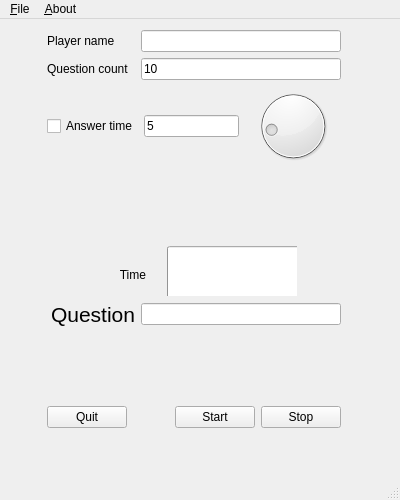
<?xml version="1.0" encoding="UTF-8"?>
<ui version="4.0">
 <class>MainWindow</class>
 <widget class="QMainWindow" name="MainWindow">
  <property name="geometry">
   <rect>
    <x>0</x>
    <y>0</y>
    <width>400</width>
    <height>500</height>
   </rect>
  </property>
  <property name="sizePolicy">
   <sizepolicy hsizetype="Fixed" vsizetype="Fixed">
    <horstretch>0</horstretch>
    <verstretch>0</verstretch>
   </sizepolicy>
  </property>
  <property name="maximumSize">
   <size>
    <width>400</width>
    <height>500</height>
   </size>
  </property>
  <property name="windowTitle">
   <string>Mathgame</string>
  </property>
  <widget class="QWidget" name="centralWidget">
   <widget class="QWidget" name="layoutWidget">
    <property name="geometry">
     <rect>
      <x>36</x>
      <y>0</y>
      <width>316</width>
      <height>420</height>
     </rect>
    </property>
    <layout class="QVBoxLayout" name="verticalLayout_3">
     <item>
      <layout class="QVBoxLayout" name="verticalLayout_2">
       <item>
        <layout class="QHBoxLayout" name="horizontalLayout_6">
         <item>
          <widget class="QLabel" name="label_2">
           <property name="text">
            <string>Player name</string>
           </property>
          </widget>
         </item>
         <item>
          <widget class="QLineEdit" name="playerName">
           <property name="maximumSize">
            <size>
             <width>200</width>
             <height>16777215</height>
            </size>
           </property>
           <property name="text">
            <string/>
           </property>
          </widget>
         </item>
        </layout>
       </item>
       <item>
        <layout class="QHBoxLayout" name="horizontalLayout_7">
         <item>
          <widget class="QLabel" name="label_3">
           <property name="text">
            <string>Question count</string>
           </property>
          </widget>
         </item>
         <item>
          <widget class="QLineEdit" name="questionCount">
           <property name="maximumSize">
            <size>
             <width>200</width>
             <height>16777215</height>
            </size>
           </property>
           <property name="text">
            <string>10</string>
           </property>
          </widget>
         </item>
        </layout>
       </item>
       <item>
        <layout class="QHBoxLayout" name="horizontalLayout_2">
         <item>
          <widget class="QCheckBox" name="timeUsed">
           <property name="text">
            <string>Answer time</string>
           </property>
          </widget>
         </item>
         <item>
          <widget class="QLineEdit" name="answerTimeValue">
           <property name="maximumSize">
            <size>
             <width>100</width>
             <height>16777215</height>
            </size>
           </property>
           <property name="text">
            <string>5</string>
           </property>
           <property name="readOnly">
            <bool>true</bool>
           </property>
          </widget>
         </item>
         <item>
          <widget class="QDial" name="answerTime">
           <property name="maximumSize">
            <size>
             <width>16777215</width>
             <height>80</height>
            </size>
           </property>
           <property name="maximum">
            <number>30</number>
           </property>
           <property name="pageStep">
            <number>5</number>
           </property>
           <property name="value">
            <number>5</number>
           </property>
          </widget>
         </item>
        </layout>
       </item>
      </layout>
     </item>
     <item>
      <spacer name="verticalSpacer">
       <property name="orientation">
        <enum>Qt::Vertical</enum>
       </property>
       <property name="sizeHint" stdset="0">
        <size>
         <width>20</width>
         <height>50</height>
        </size>
       </property>
      </spacer>
     </item>
     <item>
      <layout class="QVBoxLayout" name="verticalLayout">
       <property name="sizeConstraint">
        <enum>QLayout::SetMaximumSize</enum>
       </property>
       <item>
        <widget class="QWidget" name="widget" native="true">
         <property name="sizePolicy">
          <sizepolicy hsizetype="Fixed" vsizetype="Fixed">
           <horstretch>0</horstretch>
           <verstretch>0</verstretch>
          </sizepolicy>
         </property>
         <property name="minimumSize">
          <size>
           <width>250</width>
           <height>50</height>
          </size>
         </property>
         <widget class="QProgressBar" name="progress">
          <property name="enabled">
           <bool>true</bool>
          </property>
          <property name="geometry">
           <rect>
            <x>120</x>
            <y>0</y>
            <width>181</width>
            <height>61</height>
           </rect>
          </property>
          <property name="sizePolicy">
           <sizepolicy hsizetype="Maximum" vsizetype="Maximum">
            <horstretch>0</horstretch>
            <verstretch>0</verstretch>
           </sizepolicy>
          </property>
          <property name="maximumSize">
           <size>
            <width>200</width>
            <height>16777215</height>
           </size>
          </property>
          <property name="value">
           <number>0</number>
          </property>
          <property name="textVisible">
           <bool>false</bool>
          </property>
          <property name="format">
           <string/>
          </property>
         </widget>
         <widget class="QLabel" name="label">
          <property name="geometry">
           <rect>
            <x>40</x>
            <y>20</y>
            <width>59</width>
            <height>18</height>
           </rect>
          </property>
          <property name="text">
           <string>Time</string>
          </property>
          <property name="alignment">
           <set>Qt::AlignRight|Qt::AlignTrailing|Qt::AlignVCenter</set>
          </property>
         </widget>
        </widget>
       </item>
       <item>
        <layout class="QHBoxLayout" name="horizontalLayout">
         <property name="sizeConstraint">
          <enum>QLayout::SetMaximumSize</enum>
         </property>
         <item>
          <widget class="QLabel" name="question">
           <property name="font">
            <font>
             <pointsize>16</pointsize>
            </font>
           </property>
           <property name="text">
            <string>Question</string>
           </property>
           <property name="alignment">
            <set>Qt::AlignRight|Qt::AlignTrailing|Qt::AlignVCenter</set>
           </property>
          </widget>
         </item>
         <item>
          <widget class="QLineEdit" name="answer">
           <property name="maximumSize">
            <size>
             <width>200</width>
             <height>16777215</height>
            </size>
           </property>
          </widget>
         </item>
        </layout>
       </item>
      </layout>
     </item>
     <item>
      <spacer name="verticalSpacer_2">
       <property name="orientation">
        <enum>Qt::Vertical</enum>
       </property>
       <property name="sizeHint" stdset="0">
        <size>
         <width>20</width>
         <height>50</height>
        </size>
       </property>
      </spacer>
     </item>
     <item>
      <layout class="QHBoxLayout" name="horizontalLayout_4">
       <item>
        <widget class="QPushButton" name="btnQuit">
         <property name="text">
          <string>Quit</string>
         </property>
        </widget>
       </item>
       <item>
        <spacer name="horizontalSpacer">
         <property name="orientation">
          <enum>Qt::Horizontal</enum>
         </property>
         <property name="sizeHint" stdset="0">
          <size>
           <width>40</width>
           <height>20</height>
          </size>
         </property>
        </spacer>
       </item>
       <item>
        <layout class="QHBoxLayout" name="horizontalLayout_3">
         <item>
          <widget class="QPushButton" name="btnStart">
           <property name="text">
            <string>Start</string>
           </property>
          </widget>
         </item>
         <item>
          <widget class="QPushButton" name="btnStop">
           <property name="text">
            <string>Stop</string>
           </property>
          </widget>
         </item>
        </layout>
       </item>
      </layout>
     </item>
    </layout>
   </widget>
  </widget>
  <widget class="QMenuBar" name="menuBar">
   <property name="geometry">
    <rect>
     <x>0</x>
     <y>0</y>
     <width>400</width>
     <height>30</height>
    </rect>
   </property>
   <widget class="QMenu" name="menuFile">
    <property name="title">
     <string>&amp;File</string>
    </property>
    <addaction name="action_New_Game"/>
    <addaction name="action_StopGame"/>
    <addaction name="action_Quit"/>
    <addaction name="separator"/>
    <addaction name="action_Settings"/>
   </widget>
   <widget class="QMenu" name="menu_About">
    <property name="title">
     <string>&amp;About</string>
    </property>
    <addaction name="action_Game"/>
   </widget>
   <addaction name="menuFile"/>
   <addaction name="menu_About"/>
  </widget>
  <widget class="QStatusBar" name="statusBar"/>
  <action name="action_Settings">
   <property name="text">
    <string>&amp;Settings</string>
   </property>
   <property name="shortcut">
    <string>Ctrl+S</string>
   </property>
  </action>
  <action name="action_New_Game">
   <property name="text">
    <string>&amp;New Game</string>
   </property>
   <property name="shortcut">
    <string>Ctrl+G</string>
   </property>
  </action>
  <action name="action_Quit">
   <property name="text">
    <string>&amp;Quit</string>
   </property>
   <property name="shortcut">
    <string>Ctrl+Q</string>
   </property>
  </action>
  <action name="action_Game">
   <property name="text">
    <string>&amp;Game</string>
   </property>
   <property name="shortcut">
    <string>Ctrl+A</string>
   </property>
  </action>
  <action name="action_StopGame">
   <property name="text">
    <string>Sto&amp;pGame</string>
   </property>
   <property name="shortcut">
    <string>Ctrl+P</string>
   </property>
  </action>
 </widget>
 <layoutdefault spacing="6" margin="11"/>
 <resources/>
 <connections>
  <connection>
   <sender>action_Quit</sender>
   <signal>triggered()</signal>
   <receiver>MainWindow</receiver>
   <slot>close()</slot>
   <hints>
    <hint type="sourcelabel">
     <x>-1</x>
     <y>-1</y>
    </hint>
    <hint type="destinationlabel">
     <x>199</x>
     <y>249</y>
    </hint>
   </hints>
  </connection>
  <connection>
   <sender>btnQuit</sender>
   <signal>clicked()</signal>
   <receiver>action_Quit</receiver>
   <slot>trigger()</slot>
   <hints>
    <hint type="sourcelabel">
     <x>78</x>
     <y>430</y>
    </hint>
    <hint type="destinationlabel">
     <x>-1</x>
     <y>-1</y>
    </hint>
   </hints>
  </connection>
  <connection>
   <sender>btnStart</sender>
   <signal>clicked()</signal>
   <receiver>action_New_Game</receiver>
   <slot>trigger()</slot>
   <hints>
    <hint type="sourcelabel">
     <x>230</x>
     <y>430</y>
    </hint>
    <hint type="destinationlabel">
     <x>-1</x>
     <y>-1</y>
    </hint>
   </hints>
  </connection>
  <connection>
   <sender>btnStop</sender>
   <signal>clicked()</signal>
   <receiver>action_StopGame</receiver>
   <slot>trigger()</slot>
   <hints>
    <hint type="sourcelabel">
     <x>320</x>
     <y>430</y>
    </hint>
    <hint type="destinationlabel">
     <x>-1</x>
     <y>-1</y>
    </hint>
   </hints>
  </connection>
 </connections>
</ui>
